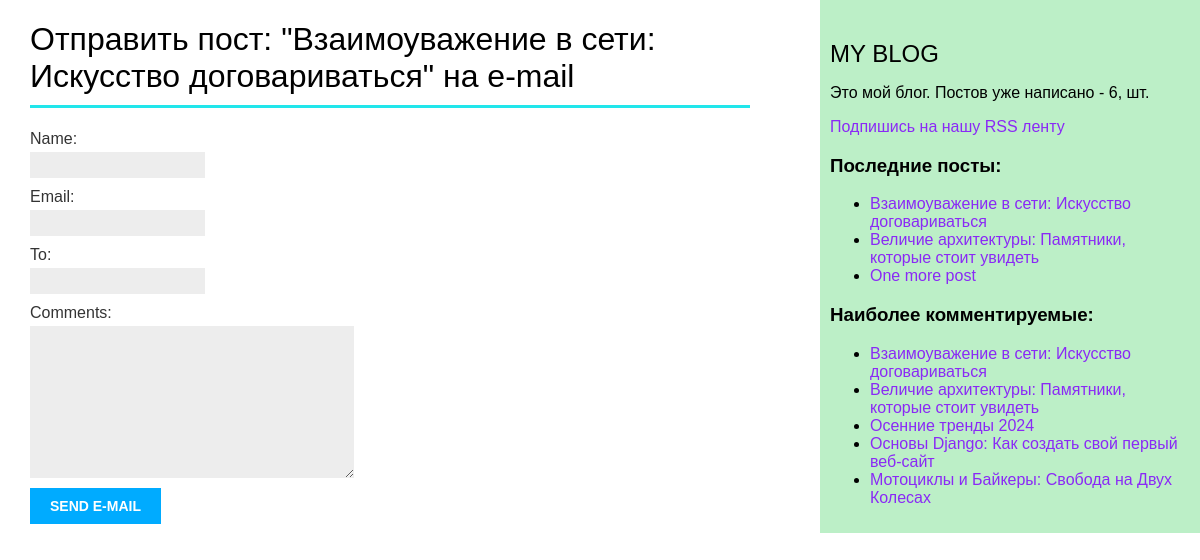
Before: /blog/8/share/ with the older database file.
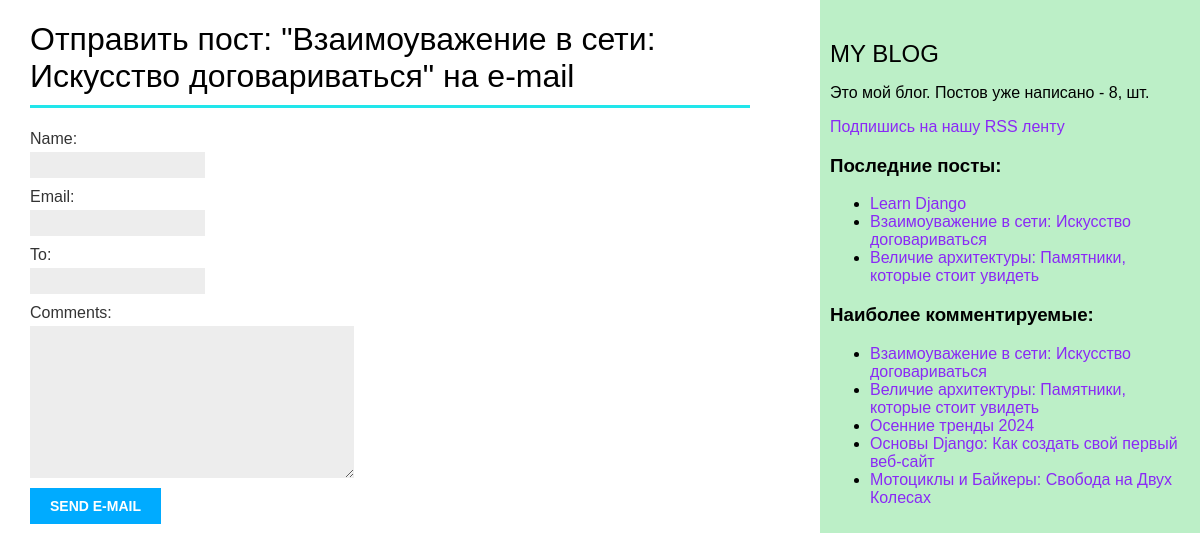
After: the same page with the newer database file.
### blog/models.py (models this page shows, shortened)
class Post(models.Model):
    class Status(models.TextChoices):
        DRAFT = 'DF', 'Draft'
        PUBLISHED = 'PB', 'Published'
    title = models.CharField(max_length=250)
    slug = models.SlugField(
        max_length=250,
        unique_for_date='publish'
    )
    author = models.ForeignKey(
        settings.AUTH_USER_MODEL,
        on_delete=models.CASCADE,
        related_name='blog_posts'
    )
    body = models.TextField()
    publish = models.DateTimeField(default=timezone.now)
    created = models.DateTimeField(auto_now_add=True)
    updated = models.DateTimeField(auto_now=True)
    status = models.CharField(
        max_length=2,
        choices=Status,
        default=Status.DRAFT
    )
    objects = models.Manager()  # The default manager.
    published = PublishedManager()  # Our custom manager.
    tags = TaggableManager()
    class Meta:
        ordering = ['-publish']
        indexes = [
            models.Index(fields=['-publish']),
        ]
    def get_absolute_url(self):
        return reverse(
            'blog:post_detail',
            args=[
                self.publish.year,
                self.publish.month,
                self.publish.day,
                self.slug,
            ],
        )

### blog/views.py (the view)
# urls.py: path('<int:post_id>/share/', views.post_share, name='post_share'),
def post_share(request, post_id):
    post = get_object_or_404(
        Post,
        id=post_id,
        status=Post.Status.PUBLISHED
    )
    sent = False
    if request.method == 'POST':
        form = EmailPostForm(request.POST)
        if form.is_valid():
            cd = form.cleaned_data
            post_url = request.build_absolute_uri(
                post.get_absolute_url()
            )
            subject = (
                f"{cd['name']} ({cd['email']}) "
                f"рекомендую почитать {post.title}"
            )
            message = (
                f"Read {post.title} at {post_url}\n\n"
                f"{cd['name']}'s comments: {cd['comments']}"
            )
            send_mail(
                subject=subject,
                message=message,
                from_email=None,
                recipient_list=[cd['to']],
            )
            sent = True
    else:
        form = EmailPostForm()
    return render(
        request,
        'blog/post/share.html',
        {
            'post': post,
            'form': form,
            'sent': sent
        },
    )

### blog/forms.py
class EmailPostForm(forms.Form):
    name = forms.CharField(max_length=25)
    email = forms.EmailField()
    to = forms.EmailField()
    comments = forms.CharField(
        required=False,
        widget=forms.Textarea
    )

### blog/models.py (called while the page is built)
    def get_queryset(self):
        return (
            super().get_queryset().filter(status=Post.Status.PUBLISHED)
        )

### blog/templatetags/blog_tags.py (called while the page is built)
@register.simple_tag
def total_posts():
    return Post.published.count()

@register.inclusion_tag('blog/post/latest_posts.html')
def show_latest_posts(count=5):
    latest_posts = Post.published.order_by('-publish')[:count]
    return {'latest_posts': latest_posts}

@register.simple_tag
def get_most_commented_posts(count=5):
    return Post.published.annotate(
        total_comments=Count('comments')
    ).order_by('-total_comments')[:count]

### blog/templates/blog/post/share.html (shortened to what this page needs)
{% extends "blog/base.html" %}
{% block content %}
  {% if sent %}
    <h1>Письмо успешно отправлено</h1>
    <p>
      "{{ post.title }}" was successfully sent to {{ form.cleaned_data.to }}.
    </p>
  {% else %}
    <h1>Отправить пост: "{{ post.title }}" на e-mail</h1>
    <form method="post" novalidate>
      {{ form.as_p }}
      <input type="submit" value="Send e-mail">
    </form>
  {% endif %}
{% endblock %}

### blog/templates/blog/base.html (shortened to what this page needs)
{% load blog_tags %}
{% load static %}
<!DOCTYPE html>
<html>
<head>
  <link href="{% static "css/blog.css" %}" rel="stylesheet">
</head>
<body>
  <div id="content">
    {% block content %}
    {% endblock %}
  </div>
  <div id="sidebar">
    <h2>MY BLOG</h2>
    <p>
      Это мой блог.
      Постов уже написано - {% total_posts %}, шт.
    </p>
    <p>
      <a href="{% url "blog:post_feed" %}">
        Подпишись на нашу RSS ленту
      </a>
    </p>
    <h3>Последние посты:</h3>
    {% show_latest_posts 3 %}
    <h3>Наиболее комментируемые: </h3>
    {% get_most_commented_posts as most_commented_posts %}
    <ul>
      {% for post in most_commented_posts %}
        <li>
          <a href="{{ post.get_absolute_url }}">{{ post.title }}</a>
        </li>
      {% endfor %}
    </ul>
  </div>
</body>
</html>

### blog/templates/blog/post/latest_posts.html
<ul>
  {% for post in latest_posts %}
    <li>
      <a href="{{ post.get_absolute_url }}">{{ post.title }}</a>
    </li>
  {% endfor %}
</ul>

Changed rows visible on the page:
no longer on this page (row unchanged): Post: title "One more post", shown under "Последние посты:"
added Post: title "Learn Django", shown under "Последние посты:"
Other visible differences:
text no longer shown: "6"
text now shown: "8"
